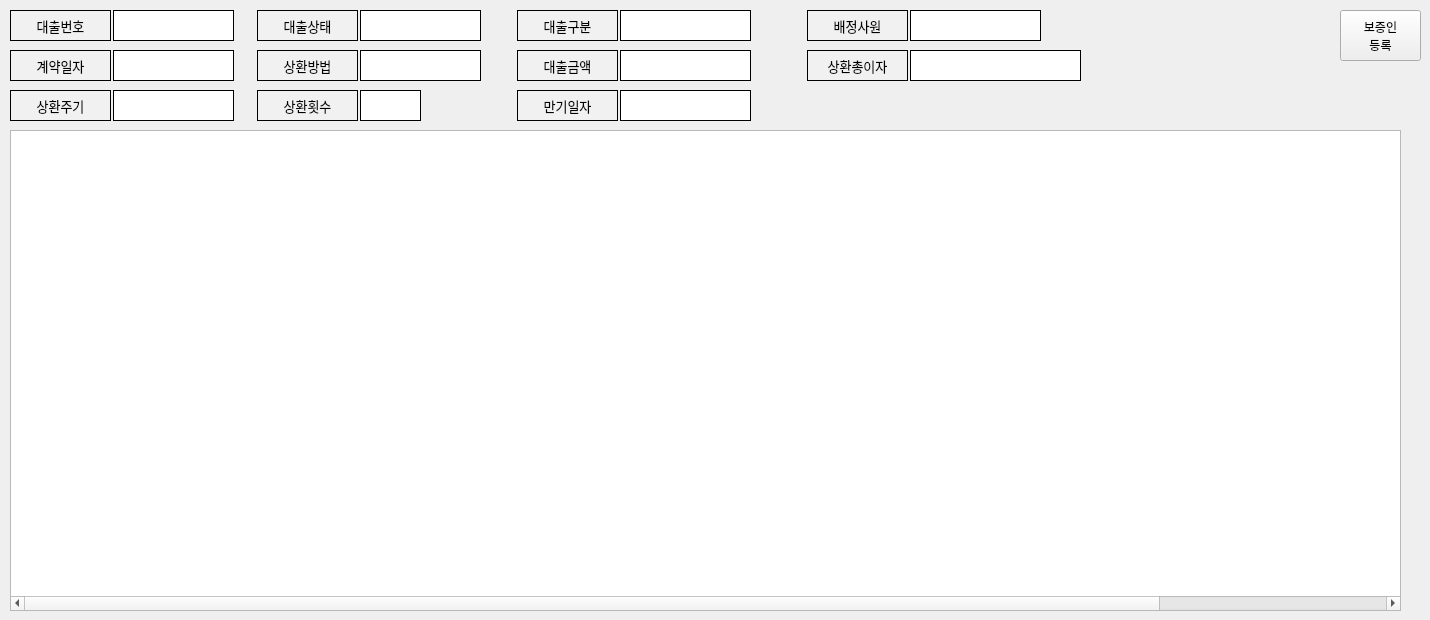
    <widget class="QWidget" name="tab_3">
     <attribute name="title">
      <string>보증인관리</string>
     </attribute>
     <widget class="QLabel" name="label_52">
      <property name="geometry">
       <rect>
        <x>807</x>
        <y>50</y>
        <width>101</width>
        <height>31</height>
       </rect>
      </property>
      <property name="font">
       <font>
        <pointsize>10</pointsize>
       </font>
      </property>
      <property name="styleSheet">
       <string notr="true">background-color:rgb(241, 241, 241)</string>
      </property>
      <property name="frameShape">
       <enum>QFrame::Box</enum>
      </property>
      <property name="text">
       <string>상환총이자</string>
      </property>
      <property name="alignment">
       <set>Qt::AlignCenter</set>
      </property>
     </widget>
     <widget class="QLabel" name="label_53">
      <property name="geometry">
       <rect>
        <x>257</x>
        <y>90</y>
        <width>101</width>
        <height>31</height>
       </rect>
      </property>
      <property name="font">
       <font>
        <pointsize>10</pointsize>
       </font>
      </property>
      <property name="styleSheet">
       <string notr="true">background-color:rgb(241, 241, 241)</string>
      </property>
      <property name="frameShape">
       <enum>QFrame::Box</enum>
      </property>
      <property name="text">
       <string>상환횟수</string>
      </property>
      <property name="alignment">
       <set>Qt::AlignCenter</set>
      </property>
     </widget>
     <widget class="QLabel" name="label_54">
      <property name="geometry">
       <rect>
        <x>620</x>
        <y>50</y>
        <width>131</width>
        <height>31</height>
       </rect>
      </property>
      <property name="styleSheet">
       <string notr="true">background-color:rgb(255, 255, 255)
</string>
      </property>
      <property name="frameShape">
       <enum>QFrame::Box</enum>
      </property>
      <property name="text">
       <string/>
      </property>
     </widget>
     <widget class="QLabel" name="label_55">
      <property name="geometry">
       <rect>
        <x>517</x>
        <y>50</y>
        <width>101</width>
        <height>31</height>
       </rect>
      </property>
      <property name="font">
       <font>
        <pointsize>10</pointsize>
       </font>
      </property>
      <property name="styleSheet">
       <string notr="true">background-color:rgb(241, 241, 241)</string>
      </property>
      <property name="frameShape">
       <enum>QFrame::Box</enum>
      </property>
      <property name="text">
       <string>대출금액</string>
      </property>
      <property name="alignment">
       <set>Qt::AlignCenter</set>
      </property>
     </widget>
     <widget class="QLabel" name="label_56">
      <property name="geometry">
       <rect>
        <x>113</x>
        <y>90</y>
        <width>121</width>
        <height>31</height>
       </rect>
      </property>
      <property name="styleSheet">
       <string notr="true">background-color:rgb(255, 255, 255)
</string>
      </property>
      <property name="frameShape">
       <enum>QFrame::Box</enum>
      </property>
      <property name="text">
       <string/>
      </property>
     </widget>
     <widget class="QLabel" name="label_57">
      <property name="geometry">
       <rect>
        <x>360</x>
        <y>90</y>
        <width>61</width>
        <height>31</height>
       </rect>
      </property>
      <property name="styleSheet">
       <string notr="true">background-color:rgb(255, 255, 255)
</string>
      </property>
      <property name="frameShape">
       <enum>QFrame::Box</enum>
      </property>
      <property name="text">
       <string/>
      </property>
     </widget>
     <widget class="QLabel" name="label_58">
      <property name="geometry">
       <rect>
        <x>517</x>
        <y>90</y>
        <width>101</width>
        <height>31</height>
       </rect>
      </property>
      <property name="font">
       <font>
        <pointsize>10</pointsize>
       </font>
      </property>
      <property name="styleSheet">
       <string notr="true">background-color:rgb(241, 241, 241)</string>
      </property>
      <property name="frameShape">
       <enum>QFrame::Box</enum>
      </property>
      <property name="text">
       <string>만기일자</string>
      </property>
      <property name="alignment">
       <set>Qt::AlignCenter</set>
      </property>
     </widget>
     <widget class="QLabel" name="label_59">
      <property name="geometry">
       <rect>
        <x>113</x>
        <y>10</y>
        <width>121</width>
        <height>31</height>
       </rect>
      </property>
      <property name="styleSheet">
       <string notr="true">background-color:rgb(255, 255, 255)
</string>
      </property>
      <property name="frameShape">
       <enum>QFrame::Box</enum>
      </property>
      <property name="text">
       <string/>
      </property>
     </widget>
     <widget class="QLabel" name="label_60">
      <property name="geometry">
       <rect>
        <x>113</x>
        <y>50</y>
        <width>121</width>
        <height>31</height>
       </rect>
      </property>
      <property name="styleSheet">
       <string notr="true">background-color:rgb(255, 255, 255)
</string>
      </property>
      <property name="frameShape">
       <enum>QFrame::Box</enum>
      </property>
      <property name="text">
       <string/>
      </property>
     </widget>
     <widget class="QLabel" name="label_61">
      <property name="geometry">
       <rect>
        <x>910</x>
        <y>50</y>
        <width>171</width>
        <height>31</height>
       </rect>
      </property>
      <property name="styleSheet">
       <string notr="true">background-color:rgb(255, 255, 255)
</string>
      </property>
      <property name="frameShape">
       <enum>QFrame::Box</enum>
      </property>
      <property name="text">
       <string/>
      </property>
     </widget>
     <widget class="QLabel" name="label_62">
      <property name="geometry">
       <rect>
        <x>517</x>
        <y>10</y>
        <width>101</width>
        <height>31</height>
       </rect>
      </property>
      <property name="font">
       <font>
        <pointsize>10</pointsize>
       </font>
      </property>
      <property name="styleSheet">
       <string notr="true">background-color:rgb(241, 241, 241)</string>
      </property>
      <property name="frameShape">
       <enum>QFrame::Box</enum>
      </property>
      <property name="text">
       <string>대출구분</string>
      </property>
      <property name="alignment">
       <set>Qt::AlignCenter</set>
      </property>
     </widget>
     <widget class="QLabel" name="label_63">
      <property name="geometry">
       <rect>
        <x>360</x>
        <y>10</y>
        <width>121</width>
        <height>31</height>
       </rect>
      </property>
      <property name="styleSheet">
       <string notr="true">background-color:rgb(255, 255, 255)
</string>
      </property>
      <property name="frameShape">
       <enum>QFrame::Box</enum>
      </property>
      <property name="text">
       <string/>
      </property>
     </widget>
     <widget class="QLabel" name="label_64">
      <property name="geometry">
       <rect>
        <x>620</x>
        <y>90</y>
        <width>131</width>
        <height>31</height>
       </rect>
      </property>
      <property name="styleSheet">
       <string notr="true">background-color:rgb(255, 255, 255)
</string>
      </property>
      <property name="frameShape">
       <enum>QFrame::Box</enum>
      </property>
      <property name="text">
       <string/>
      </property>
     </widget>
     <widget class="QLabel" name="label_65">
      <property name="geometry">
       <rect>
        <x>257</x>
        <y>10</y>
        <width>101</width>
        <height>31</height>
       </rect>
      </property>
      <property name="font">
       <font>
        <pointsize>10</pointsize>
       </font>
      </property>
      <property name="styleSheet">
       <string notr="true">background-color:rgb(241, 241, 241)</string>
      </property>
      <property name="frameShape">
       <enum>QFrame::Box</enum>
      </property>
      <property name="text">
       <string>대출상태</string>
      </property>
      <property name="alignment">
       <set>Qt::AlignCenter</set>
      </property>
     </widget>
     <widget class="QLabel" name="label_66">
      <property name="geometry">
       <rect>
        <x>620</x>
        <y>10</y>
        <width>131</width>
        <height>31</height>
       </rect>
      </property>
      <property name="styleSheet">
       <string notr="true">background-color:rgb(255, 255, 255)
</string>
      </property>
      <property name="frameShape">
       <enum>QFrame::Box</enum>
      </property>
      <property name="text">
       <string/>
      </property>
     </widget>
     <widget class="QLabel" name="label_67">
      <property name="geometry">
       <rect>
        <x>360</x>
        <y>50</y>
        <width>121</width>
        <height>31</height>
       </rect>
      </property>
      <property name="styleSheet">
       <string notr="true">background-color:rgb(255, 255, 255)
</string>
      </property>
      <property name="frameShape">
       <enum>QFrame::Box</enum>
      </property>
      <property name="text">
       <string/>
      </property>
     </widget>
     <widget class="QLabel" name="label_68">
      <property name="geometry">
       <rect>
        <x>10</x>
        <y>10</y>
        <width>101</width>
        <height>31</height>
       </rect>
      </property>
      <property name="font">
       <font>
        <pointsize>10</pointsize>
       </font>
      </property>
      <property name="styleSheet">
       <string notr="true">background-color:rgb(241, 241, 241)</string>
      </property>
      <property name="frameShape">
       <enum>QFrame::Box</enum>
      </property>
      <property name="text">
       <string>대출번호</string>
      </property>
      <property name="alignment">
       <set>Qt::AlignCenter</set>
      </property>
     </widget>
     <widget class="QLabel" name="label_69">
      <property name="geometry">
       <rect>
        <x>10</x>
        <y>90</y>
        <width>101</width>
        <height>31</height>
       </rect>
      </property>
      <property name="font">
       <font>
        <pointsize>10</pointsize>
       </font>
      </property>
      <property name="styleSheet">
       <string notr="true">background-color:rgb(241, 241, 241)</string>
      </property>
      <property name="frameShape">
       <enum>QFrame::Box</enum>
      </property>
      <property name="text">
       <string>상환주기</string>
      </property>
      <property name="alignment">
       <set>Qt::AlignCenter</set>
      </property>
     </widget>
     <widget class="QTableWidget" name="tableWidget_4">
      <property name="geometry">
       <rect>
        <x>10</x>
        <y>130</y>
        <width>1391</width>
        <height>481</height>
       </rect>
      </property>
      <property name="minimumSize">
       <size>
        <width>1251</width>
        <height>0</height>
       </size>
      </property>
      <attribute name="horizontalHeaderVisible">
       <bool>false</bool>
      </attribute>
      <attribute name="horizontalHeaderCascadingSectionResizes">
       <bool>false</bool>
      </attribute>
      <attribute name="horizontalHeaderDefaultSectionSize">
       <number>130</number>
      </attribute>
      <column>
       <property name="text">
        <string/>
       </property>
      </column>
      <column>
       <property name="text">
        <string>보증구분</string>
       </property>
      </column>
      <column>
       <property name="text">
        <string>보증인명</string>
       </property>
      </column>
      <column>
       <property name="text">
        <string>생년월일</string>
       </property>
      </column>
      <column>
       <property name="text">
        <string>성별</string>
       </property>
      </column>
      <column>
       <property name="text">
        <string>관계</string>
       </property>
      </column>
      <column>
       <property name="text">
        <string>자택전화</string>
       </property>
      </column>
      <column>
       <property name="text">
        <string>휴대폰번호</string>
       </property>
      </column>
      <column>
       <property name="text">
        <string>우편송달지</string>
       </property>
      </column>
      <column>
       <property name="text">
        <string>우편번호</string>
       </property>
      </column>
      <column>
       <property name="text">
        <string>우편송달지</string>
       </property>
      </column>
      <column>
       <property name="text">
        <string>추가정보1</string>
       </property>
      </column>
     </widget>
     <widget class="QLabel" name="label_70">
      <property name="geometry">
       <rect>
        <x>807</x>
        <y>10</y>
        <width>101</width>
        <height>31</height>
       </rect>
      </property>
      <property name="font">
       <font>
        <pointsize>10</pointsize>
       </font>
      </property>
      <property name="styleSheet">
       <string notr="true">background-color:rgb(241, 241, 241)</string>
      </property>
      <property name="frameShape">
       <enum>QFrame::Box</enum>
      </property>
      <property name="text">
       <string>배정사원</string>
      </property>
      <property name="alignment">
       <set>Qt::AlignCenter</set>
      </property>
     </widget>
     <widget class="QLabel" name="label_71">
      <property name="geometry">
       <rect>
        <x>910</x>
        <y>10</y>
        <width>131</width>
        <height>31</height>
       </rect>
      </property>
      <property name="styleSheet">
       <string notr="true">background-color:rgb(255, 255, 255)
</string>
      </property>
      <property name="frameShape">
       <enum>QFrame::Box</enum>
      </property>
      <property name="text">
       <string/>
      </property>
     </widget>
     <widget class="QLabel" name="label_72">
      <property name="geometry">
       <rect>
        <x>10</x>
        <y>50</y>
        <width>101</width>
        <height>31</height>
       </rect>
      </property>
      <property name="font">
       <font>
        <pointsize>10</pointsize>
       </font>
      </property>
      <property name="styleSheet">
       <string notr="true">background-color:rgb(241, 241, 241)</string>
      </property>
      <property name="frameShape">
       <enum>QFrame::Box</enum>
      </property>
      <property name="text">
       <string>계약일자</string>
      </property>
      <property name="alignment">
       <set>Qt::AlignCenter</set>
      </property>
     </widget>
     <widget class="QLabel" name="label_73">
      <property name="geometry">
       <rect>
        <x>257</x>
        <y>50</y>
        <width>101</width>
        <height>31</height>
       </rect>
      </property>
      <property name="font">
       <font>
        <pointsize>10</pointsize>
       </font>
      </property>
      <property name="styleSheet">
       <string notr="true">background-color:rgb(241, 241, 241)</string>
      </property>
      <property name="frameShape">
       <enum>QFrame::Box</enum>
      </property>
      <property name="text">
       <string>상환방법</string>
      </property>
      <property name="alignment">
       <set>Qt::AlignCenter</set>
      </property>
     </widget>
     <widget class="QPushButton" name="pushButton_11">
      <property name="geometry">
       <rect>
        <x>1340</x>
        <y>10</y>
        <width>81</width>
        <height>51</height>
       </rect>
      </property>
      <property name="text">
       <string>보증인
등록</string>
      </property>
     </widget>
    </widget>
